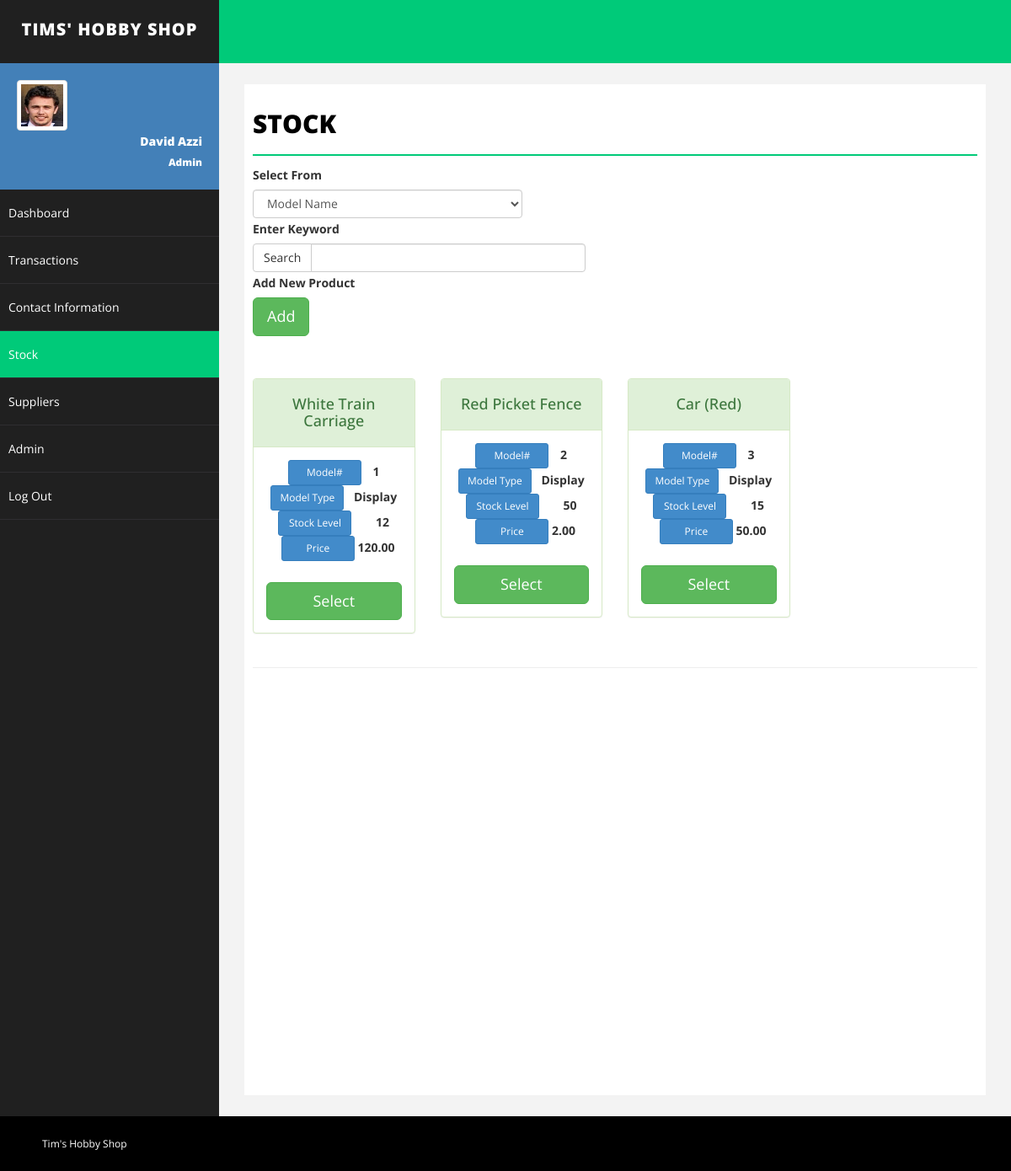
/stock.php (signed in), run on the app's committed database.
### tables this page shows
CREATE TABLE `storestock` (
  `StoreID` int(5) NOT NULL,
  `ItemID` int(5) NOT NULL,
  `Quantity` int(5) NOT NULL,
  `ItemLocation` varchar(30) NOT NULL
);

CREATE TABLE `modelitem` (
  `ItemID` int(5) NOT NULL,
  `Name` varchar(30) NOT NULL,
  `ModelType` varchar(30) NOT NULL,
  `SubjectArea` varchar(30) NOT NULL,
  `SellPrice` decimal(7,2) NOT NULL,
  `BuyPrice` decimal(7,2) NOT NULL,
  `DateOfIntroduction` date NOT NULL,
  `Description` varchar(50) NOT NULL,
  `ItemAvailability` tinyint(1) NOT NULL,
  `SupplierID` int(5) NOT NULL
);

### classes/cStoreStock.php (called while the page is built, shortened)
<?php
require_once ("cDefaultTable.php");
class cStoreStock extends cDefaultTable {
	public function __construct(){
		$this->tableName = 'storestock';
		$this->rowCount = 20;
		$this->pageCount = 0;
	}
}
?>

### classes/dbConnect.php (called while the page is built, shortened)
<?php
class dbConnect {
	private static $db = null;
	private $conn;
	private $DB_SERVER = 'localhost';
	private $DB_USERNAME = 'admin1';
	private $DB_PASSWORD = 'admin1';
	private $DB_NAME = 'project334';
	public function __construct(){
		 $this->conn = mysqli_connect($this->DB_SERVER, $this->DB_USERNAME, $this->DB_PASSWORD, $this->DB_NAME);
	}
	public static function startDB(){
		if (!self::$db) {
			self::$db = new dbConnect();
		}
		return self::$db;
	}
	public function dbQuery($sql){
		return $this->conn->query($sql);
	}
}
?>

### classes/cDefaultTable.php (called while the page is built, shortened)
<?php
require_once("dbConnect.php");
class cDefaultTable {
	public $tableName;
	public $pageCount;
	public $rowCount;
	public function getTableData($constraint){
		if ($constraint != ""){
			$constraint = " WHERE " . $constraint;
		}
		$this->tableData = array();
		$pageCount = $this->pageCount;
		$rowCount = $this->rowCount;
		$this->rowTotal = 0;
		$db = dbConnect::startDB();
		$SQLquery = "SELECT * FROM " . $this->tableName . $constraint;
		$result = $db->dbQuery($SQLquery);
		$data = mysqli_fetch_row($result);
		$this->pageTotal = $data[0];
		if ($rowCount > 0){
			$this->rowTotal = ceil($this->pageTotal/$rowCount);
		} else {
			$this->rowTotal = 1;
		}
		if ($pageCount == '' || $pageCount <= '1'){
			$pageCount = 1;
		} elseif ($pageCount > $this->rowTotal) {
			$pageCount = $this->rowTotal;
		}
		if ($rowCount > 0){
			$addLimit = 'LIMIT ' . ($pageCount - 1) * $rowCount . ',' . $rowCount;
		} else {
			$addLimit = NULL;
		}
		$SQLquery .= " " .$addLimit;
		$result = $db->dbQuery($SQLquery);
		while($row = $result->fetch_assoc()){
			$this->tableData[] = $row;
		}
		return $this->tableData;
	}
}

### classes/cStore.php (called while the page is built, shortened)
<?php
require_once ("cDefaultTable.php");
class cStore extends cDefaultTable {
	public function __construct(){
		$this->tableName = 'store';
		$this->rowCount = 20;
		$this->pageCount = 0;
	}
}
?>

### classes/cModelItem.php (called while the page is built, shortened)
<?php
require_once ("cDefaultTable.php");
class cModelItem extends cDefaultTable {
	public function __construct(){
		$this->tableName = 'modelitem';
		$this->rowCount = 20;
		$this->pageCount = 0;
	}
}
?>

### stock.php (the view, shortened to what this page needs)
<html xmlns="http://www.w3.org/1999/xhtml">
<?php
	$jobTitle = $_SESSION['userData']['JobTitle'];
	$userName = $_SESSION['userName'];
	$profilePic = $_SESSION['userData']['ImageLocation'];
	require_once ("classes\cStoreStock.php");
	require_once ("classes\cStore.php");
	require_once ("classes\cModelItem.php");;
	$sql = "";
	$objStoreStock = new cStoreStock();
	$stockData = $objStoreStock->getTableData($sql);
	$objModelItem = new cModelItem();
	$objStore = new cStore();
?>
    <link href="assets/css/bootstrap.css" rel="stylesheet">
    <link href="assets/css/font-awesome.css" rel="stylesheet">
    <link href="assets/css/basic.css" rel="stylesheet">
    <link href="assets/css/custom.css" rel="stylesheet">
    <div id="wrapper">
        <nav class="navbar navbar-default navbar-cls-top " role="navigation" style="margin-bottom: 0">
            <div class="navbar-header">
                <a class="navbar-brand" href="dashboard.php">Tims' hobby shop</a>
            </div>
            <div class="header-right">
            </div>
        </nav>
        <nav class="navbar-default navbar-side" role="navigation">
            <div class="sidebar-collapse">
                <ul class="nav" id="main-menu">
                    <li>
                        <div class="user-img-div">
                            <img src="<?php echo $profilePic ?>" class="img-thumbnail">
                            <div class="inner-text">
                                <?php echo $userName ?>
                            <br>
                                <small><?php echo $jobTitle ?></small>
                            </div>
                        </div>
                    </li>
                    <li>
                        <a href="dashboard.php">Dashboard</a>
                    </li>
                    <li class="">
                        <a href="transactions.php">Transactions</a>
                    </li>
                     <li>
                        <a href="customerinfo.php">Contact Information</a>
                    </li>
                    <li>
                        <a class="active-menu" href="stock.php">Stock</a>
                    </li>
                     <li>
                        <a href="supplier.php">Suppliers</a>
                    </li>
					<li>
                        <?php if ($jobTitle == "Admin"){ ?><a href="admin.php">Admin</a><?php } ?>
                    </li>
                    <li>
                        <a href="login.php">Log Out</a>
                    </li>
                </ul>
            </div>
        </nav>
        <div id="page-wrapper">
            <div id="page-inner">
                <div class="row">
                    <div class="col-md-12">
                        <h1 class="page-head-line">Stock</h1>
                    </div>
                </div>
				<label>Select From</label>
<select class="form-control" style=" width: 320px;
">
                                                <option>Model Name</option>
                </select>
				<label>Enter Keyword</label>
<div class="input-group" style="
    width: 320px;
">
      <span class="form-group input-group-btn">
        <button class="btn btn-default" type="button">Search</button>
      </span>
      <input type="text" class="form-control" style="
    width: 326px;
">
    </div>
	<label>Add New Product</label>
	<div>
	<a href="addproduct.php" class="btn btn-success btn-lg">Add</a>
	</div>
	<br/>
	<br/>
<div class="row text-center pad-row">
<?php
	foreach($stockData as $row){
		$sql = "StoreID = " . $row["StoreID"];
		$storeData = $objStore->getTableData($sql);
		$sql = "ItemID = " . $row["ItemID"];
		$itemData = $objModelItem->getTableData($sql);
?>
                <div class="col-md-3">
                    <div class="panel panel-success">
                        <div class="panel-heading">
                            <h4><?php echo $itemData[0]["Name"] ?></h4>
                        </div>
                        <div class="panel-body">
							<div class="round-body">
                                <div>
									<button type="button" class="btn btn-sm btn-primary" style="
										width: 87px;
										margin-right: 10px;
									">Model#</button>
               <strong>  <?php echo $itemData[0]["ItemID"] ?></strong>
                                </div>
                                <div>
									<button type="button" class="btn btn-sm btn-primary" style="
										margin-right: 8px;
									">Model Type</button>
               <strong>  <?php echo $itemData[0]["ModelType"] ?></strong>
                                </div>
                                <div>
									<button type="button" class="btn btn-sm btn-primary" style="
										width: 87px;
										margin-right: 25px;
									">Stock Level</button>
               <strong>  <?php echo $row["Quantity"] ?></strong>
                                </div>
								<div>
									<button type="button" class="btn btn-sm btn-primary" style="
										width: 87px;
										margin-left: 10px;
									">Price</button>
               <strong>  <?php echo $itemData[0]["BuyPrice"] ?></strong>
                                </div>
								<br/>
                            </div>
                            <a href="stockItem.php?id=<?php echo $row["ItemID"]; ?>" class="btn btn-success btn-lg btn-block">Select</a>
                        </div>
                    </div>
                </div>
	<?php } ?>
            </div>
                <hr>
            </div>
        </div>
    </div>
    <div id="footer-sec">
        Tim's Hobby Shop <a href="dashboard.php" target="_blank"></a>
    </div>
</h<html></body></html>

### assets/css/basic.css (style rules this page uses)
#wrapper { width: 100%; background: #202020; }
#page-wrapper { padding: 15px 15px; min-height: 600px; background: #F3F3F3; }
#page-inner { width: 100%; margin: 10px 20px 10px 0px; background-color: #fff!important; padding: 10px; min-height: 1200px; }
.page-head-line { font-size: 30px; text-transform: uppercase; color: #000; font-weight: 800; padding-bottom: 20px; border-bottom: 2px solid #00CA79; margin-bottom: 10px; }
.navbar-cls-top .navbar-brand { color: #fff; background: #202020; width: 260px; text-align: center; height: 75px; font-size: 20px; letter-spacing: 1px; font-weight: 900; padding-top: 25px; text-transform:uppercase; }
.header-right { color: #fff; padding: 15px 50px 5px 50px; float: right; font-size: 16px; }
.user-img-div { min-height: 140px; padding: 20px; background-color: #4380B8; }
.user-img-div img { max-height: 60px; }
.user-img-div .inner-text { text-align: right; position: relative; color: #fff; font-weight: 800; line-height: 25px; }
.active-menu { background-color: #00CA79!important; }
.sidebar-collapse, .sidebar-collapse .nav { background: none; }
.sidebar-collapse .nav { padding: 0; }
.sidebar-collapse .nav > li > a { color: #fff; background: #202020; text-shadow: none; padding: 15px 40px; border-bottom: 1px solid #2F2E31; }
.sidebar-collapse > .nav > li > a { padding: 15px 10px; }
.navbar-side { border: none; background-color: #202020; }
.navbar-cls-top { background: #00CA79; border-bottom: none; }
.navbar-default { border: 0px solid black; }
.navbar-header { background: #000000; }
#footer-sec { background-color:#000; padding:20px 50px; color:#fff; font-size:12px; }
@media (min-width:768px) { #page-wrapper { margin: 0 0 0 260px; padding: 15px 30px; min-height: 1200px; } }
@media (min-width:768px) { .navbar-side { z-index: 1; position: absolute; width: 260px; } }
@media (min-width:768px) { .navbar { border-radius: 0px; } }

### data on the page
storestock: ItemID.Name "White Train Carriage", ItemID.ItemID "1", ItemID.ModelType "Display", Quantity "12", ItemID.BuyPrice "120.00"
storestock: ItemID.Name "Red Picket Fence", ItemID.ItemID "2", ItemID.ModelType "Display", Quantity "50", ItemID.BuyPrice "2.00"
storestock: ItemID.Name "Car (Red)", ItemID.ItemID "3", ItemID.ModelType "Display", Quantity "15", ItemID.BuyPrice "50.00"

### other printed values
$userName "David Azzi"
$jobTitle "Admin"
